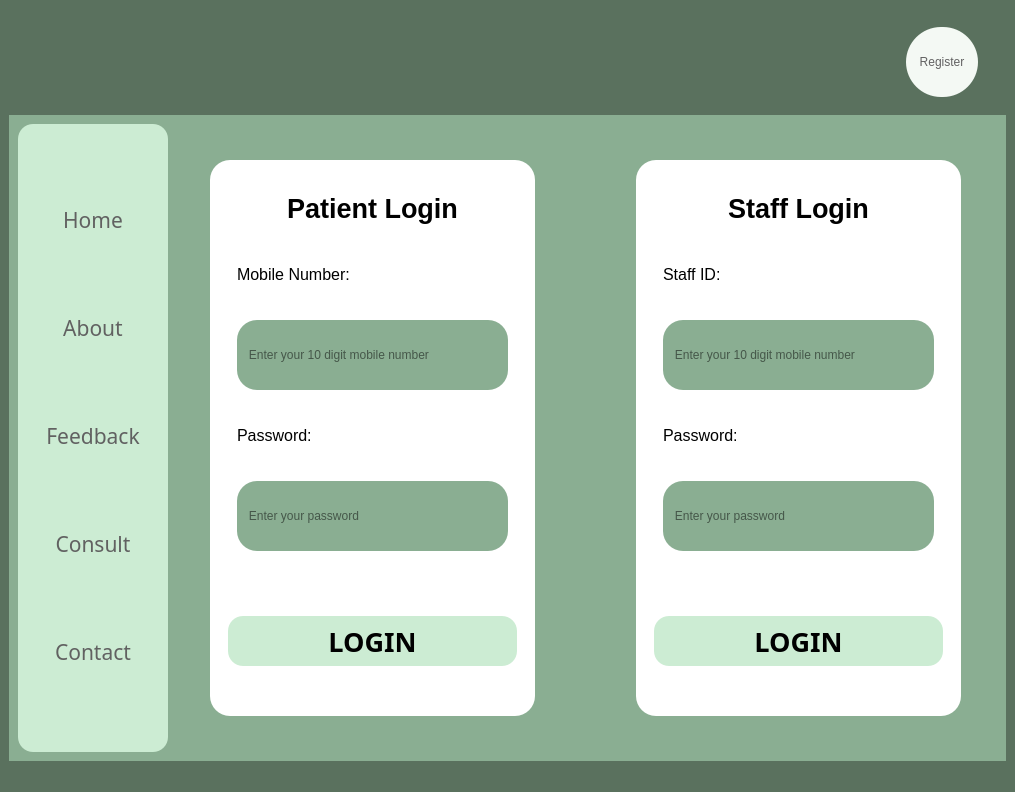
<?xml version="1.0" encoding="UTF-8"?>
<ui version="4.0">
 <class>MainWindow</class>
 <widget class="QMainWindow" name="MainWindow">
  <property name="geometry">
   <rect>
    <x>0</x>
    <y>0</y>
    <width>1015</width>
    <height>792</height>
   </rect>
  </property>
  <property name="windowTitle">
   <string>MainWindow</string>
  </property>
  <property name="styleSheet">
   <string notr="true">background-color:rgb(90, 113, 94);
border:None;</string>
  </property>
  <widget class="QWidget" name="centralwidget">
   <property name="styleSheet">
    <string notr="true">border:None;</string>
   </property>
   <layout class="QVBoxLayout" name="verticalLayout_2">
    <item>
     <widget class="QFrame" name="frame">
      <property name="minimumSize">
       <size>
        <width>0</width>
        <height>100</height>
       </size>
      </property>
      <property name="maximumSize">
       <size>
        <width>16777215</width>
        <height>100</height>
       </size>
      </property>
      <property name="styleSheet">
       <string notr="true">background:transparent;
border:None;</string>
      </property>
      <property name="frameShape">
       <enum>QFrame::StyledPanel</enum>
      </property>
      <property name="frameShadow">
       <enum>QFrame::Raised</enum>
      </property>
      <layout class="QHBoxLayout" name="horizontalLayout_2">
       <item>
        <widget class="QFrame" name="frame_5">
         <property name="frameShape">
          <enum>QFrame::StyledPanel</enum>
         </property>
         <property name="frameShadow">
          <enum>QFrame::Raised</enum>
         </property>
         <layout class="QHBoxLayout" name="horizontalLayout_3">
          <item>
           <widget class="QFrame" name="frame_7">
            <property name="frameShape">
             <enum>QFrame::StyledPanel</enum>
            </property>
            <property name="frameShadow">
             <enum>QFrame::Raised</enum>
            </property>
            <widget class="QPushButton" name="pushButton_14">
             <property name="geometry">
              <rect>
               <x>0</x>
               <y>0</y>
               <width>81</width>
               <height>61</height>
              </rect>
             </property>
             <property name="styleSheet">
              <string notr="true">image: url(:/icons/Wix Logo Maker - Google Chrome 26-08-2022 16_51_23.png);</string>
             </property>
             <property name="text">
              <string/>
             </property>
            </widget>
           </widget>
          </item>
          <item>
           <widget class="QFrame" name="frame_8">
            <property name="maximumSize">
             <size>
              <width>100</width>
              <height>16777215</height>
             </size>
            </property>
            <property name="frameShape">
             <enum>QFrame::StyledPanel</enum>
            </property>
            <property name="frameShadow">
             <enum>QFrame::Raised</enum>
            </property>
            <widget class="QPushButton" name="pushButton_2">
             <property name="geometry">
              <rect>
               <x>30</x>
               <y>10</y>
               <width>41</width>
               <height>41</height>
              </rect>
             </property>
             <property name="styleSheet">
              <string notr="true">QPushButton{
image: url(Media/notification (2).png);
}

QPushButton:hover{
	image: url(Media/notification.png);
}

QPushButton:pressed{
	image: url(Media/notification (1).png);
}</string>
             </property>
             <property name="text">
              <string/>
             </property>
            </widget>
           </widget>
          </item>
         </layout>
        </widget>
       </item>
       <item>
        <widget class="QFrame" name="frame_6">
         <property name="maximumSize">
          <size>
           <width>100</width>
           <height>16777215</height>
          </size>
         </property>
         <property name="frameShape">
          <enum>QFrame::StyledPanel</enum>
         </property>
         <property name="frameShadow">
          <enum>QFrame::Raised</enum>
         </property>
         <widget class="QPushButton" name="Register_Button">
          <property name="geometry">
           <rect>
            <x>9</x>
            <y>9</y>
            <width>72</width>
            <height>70</height>
           </rect>
          </property>
          <property name="minimumSize">
           <size>
            <width>72</width>
            <height>70</height>
           </size>
          </property>
          <property name="cursor">
           <cursorShape>PointingHandCursor</cursorShape>
          </property>
          <property name="styleSheet">
           <string notr="true">color:rgb(97, 97, 97);
background-color: rgb(244, 249, 244);
border-radius:35px;</string>
          </property>
          <property name="text">
           <string>Register</string>
          </property>
         </widget>
        </widget>
       </item>
      </layout>
     </widget>
    </item>
    <item>
     <widget class="QFrame" name="frame_2">
      <property name="styleSheet">
       <string notr="true">/*background-color: qlineargradient(spread:pad, x1:0, y1:0, x2:1, y2:0, stop:0 rgba(0, 179, 255, 255), stop:1 rgba(255, 255, 255, 255));*/

background-color: rgb(138, 174, 146);</string>
      </property>
      <property name="frameShape">
       <enum>QFrame::StyledPanel</enum>
      </property>
      <property name="frameShadow">
       <enum>QFrame::Raised</enum>
      </property>
      <layout class="QHBoxLayout" name="horizontalLayout">
       <item>
        <widget class="QFrame" name="frame_3">
         <property name="minimumSize">
          <size>
           <width>150</width>
           <height>0</height>
          </size>
         </property>
         <property name="maximumSize">
          <size>
           <width>100</width>
           <height>16777215</height>
          </size>
         </property>
         <property name="styleSheet">
          <string notr="true">background-color:rgb(204, 236, 211);
border-radius:15px;</string>
         </property>
         <property name="frameShape">
          <enum>QFrame::StyledPanel</enum>
         </property>
         <property name="frameShadow">
          <enum>QFrame::Raised</enum>
         </property>
         <layout class="QVBoxLayout" name="verticalLayout">
          <item>
           <widget class="QPushButton" name="Home_Button">
            <property name="font">
             <font>
              <family>Javanese Text</family>
              <pointsize>16</pointsize>
              <weight>50</weight>
              <bold>false</bold>
             </font>
            </property>
            <property name="cursor">
             <cursorShape>PointingHandCursor</cursorShape>
            </property>
            <property name="styleSheet">
             <string notr="true">QPushButton{
color: rgb(97, 97, 97);
border-radius:10px;
}

QPushButton:hover{
background-color: rgb(220, 255, 228);
	/*color: rgb(255, 255, 255);*/
	font: 700 16pt &quot;Constantia&quot;;
}
QPushButton:pressed{
	color: rgb(0, 0, 32);
	border-radius:10px;
	background-color: rgb(138, 174, 146);
}



</string>
            </property>
            <property name="text">
             <string>Home</string>
            </property>
           </widget>
          </item>
          <item>
           <widget class="QPushButton" name="About_Button">
            <property name="font">
             <font>
              <family>Javanese Text</family>
              <pointsize>16</pointsize>
              <weight>50</weight>
              <bold>false</bold>
             </font>
            </property>
            <property name="cursor">
             <cursorShape>PointingHandCursor</cursorShape>
            </property>
            <property name="styleSheet">
             <string notr="true">QPushButton{
color: rgb(97, 97, 97);
border-radius:10px;
}

QPushButton:hover{
background-color: rgb(220, 255, 228);
	/*color: rgb(255, 255, 255);*/
	font: 700 16pt &quot;Constantia&quot;;
}
QPushButton:pressed{
	color: rgb(0, 0, 32);
	border-radius:10px;
	background-color: rgb(138, 174, 146);
}




</string>
            </property>
            <property name="text">
             <string>About</string>
            </property>
           </widget>
          </item>
          <item>
           <widget class="QPushButton" name="Feedback_button">
            <property name="font">
             <font>
              <family>Javanese Text</family>
              <pointsize>16</pointsize>
              <weight>50</weight>
              <bold>false</bold>
             </font>
            </property>
            <property name="cursor">
             <cursorShape>PointingHandCursor</cursorShape>
            </property>
            <property name="styleSheet">
             <string notr="true">QPushButton{
color: rgb(97, 97, 97);
border-radius:10px;
}

QPushButton:hover{
background-color: rgb(220, 255, 228);
	/*color: rgb(255, 255, 255);*/
	font: 700 16pt &quot;Constantia&quot;;
}
QPushButton:pressed{
	color: rgb(0, 0, 32);
	border-radius:10px;
	background-color: rgb(138, 174, 146);
}


</string>
            </property>
            <property name="text">
             <string>Feedback</string>
            </property>
           </widget>
          </item>
          <item>
           <widget class="QPushButton" name="pushButton_7">
            <property name="font">
             <font>
              <family>Javanese Text</family>
              <pointsize>16</pointsize>
              <weight>50</weight>
              <bold>false</bold>
             </font>
            </property>
            <property name="cursor">
             <cursorShape>PointingHandCursor</cursorShape>
            </property>
            <property name="styleSheet">
             <string notr="true">QPushButton{
color: rgb(97, 97, 97);
border-radius:10px;
}

QPushButton:hover{
background-color: rgb(220, 255, 228);
	/*color: rgb(255, 255, 255);*/
	font: 700 16pt &quot;Constantia&quot;;
}
QPushButton:pressed{
	color: rgb(0, 0, 32);
	border-radius:10px;
	background-color: rgb(138, 174, 146);
}



</string>
            </property>
            <property name="text">
             <string>Consult</string>
            </property>
           </widget>
          </item>
          <item>
           <widget class="QPushButton" name="Contact_button">
            <property name="font">
             <font>
              <family>Javanese Text</family>
              <pointsize>16</pointsize>
              <weight>50</weight>
              <bold>false</bold>
             </font>
            </property>
            <property name="cursor">
             <cursorShape>PointingHandCursor</cursorShape>
            </property>
            <property name="styleSheet">
             <string notr="true">QPushButton{
color: rgb(97, 97, 97);
border-radius:10px;
}

QPushButton:hover{
background-color: rgb(220, 255, 228);
	/*color: rgb(255, 255, 255);*/
	font: 700 16pt &quot;Constantia&quot;;
}
QPushButton:pressed{
	color: rgb(0, 0, 32);
	border-radius:10px;
	background-color: rgb(138, 174, 146);
}



</string>
            </property>
            <property name="text">
             <string>Contact</string>
            </property>
           </widget>
          </item>
         </layout>
        </widget>
       </item>
       <item>
        <widget class="QFrame" name="frame_4">
         <property name="minimumSize">
          <size>
           <width>700</width>
           <height>0</height>
          </size>
         </property>
         <property name="styleSheet">
          <string notr="true">background:transparent;</string>
         </property>
         <property name="frameShape">
          <enum>QFrame::StyledPanel</enum>
         </property>
         <property name="frameShadow">
          <enum>QFrame::Raised</enum>
         </property>
         <layout class="QHBoxLayout" name="horizontalLayout_4">
          <item>
           <widget class="QFrame" name="frame_9">
            <property name="minimumSize">
             <size>
              <width>300</width>
              <height>0</height>
             </size>
            </property>
            <property name="frameShape">
             <enum>QFrame::StyledPanel</enum>
            </property>
            <property name="frameShadow">
             <enum>QFrame::Raised</enum>
            </property>
            <layout class="QVBoxLayout" name="verticalLayout_3">
             <item>
              <widget class="QFrame" name="frame_11">
               <property name="frameShape">
                <enum>QFrame::StyledPanel</enum>
               </property>
               <property name="frameShadow">
                <enum>QFrame::Raised</enum>
               </property>
               <layout class="QHBoxLayout" name="horizontalLayout_5">
                <property name="spacing">
                 <number>40</number>
                </property>
                <item>
                 <widget class="QFrame" name="frame_13">
                  <property name="maximumSize">
                   <size>
                    <width>16777215</width>
                    <height>16777215</height>
                   </size>
                  </property>
                  <property name="styleSheet">
                   <string notr="true"/>
                  </property>
                  <property name="frameShape">
                   <enum>QFrame::StyledPanel</enum>
                  </property>
                  <property name="frameShadow">
                   <enum>QFrame::Raised</enum>
                  </property>
                  <layout class="QHBoxLayout" name="horizontalLayout_9">
                   <item>
                    <widget class="QFrame" name="frame_21">
                     <property name="minimumSize">
                      <size>
                       <width>100</width>
                       <height>0</height>
                      </size>
                     </property>
                     <property name="maximumSize">
                      <size>
                       <width>500</width>
                       <height>16777215</height>
                      </size>
                     </property>
                     <property name="styleSheet">
                      <string notr="true">background-color: rgb(255, 255, 255);
border-radius:20px;</string>
                     </property>
                     <property name="frameShape">
                      <enum>QFrame::StyledPanel</enum>
                     </property>
                     <property name="frameShadow">
                      <enum>QFrame::Raised</enum>
                     </property>
                     <layout class="QVBoxLayout" name="verticalLayout_16">
                      <item>
                       <widget class="QFrame" name="frame_22">
                        <property name="minimumSize">
                         <size>
                          <width>0</width>
                          <height>400</height>
                         </size>
                        </property>
                        <property name="styleSheet">
                         <string notr="true"/>
                        </property>
                        <property name="frameShape">
                         <enum>QFrame::Box</enum>
                        </property>
                        <property name="frameShadow">
                         <enum>QFrame::Sunken</enum>
                        </property>
                        <property name="lineWidth">
                         <number>11</number>
                        </property>
                        <property name="midLineWidth">
                         <number>1</number>
                        </property>
                        <layout class="QVBoxLayout" name="verticalLayout_10">
                         <item>
                          <widget class="QLabel" name="label_2">
                           <property name="text">
                            <string>&lt;html&gt;&lt;head/&gt;&lt;body&gt;&lt;p align=&quot;center&quot;&gt;&lt;span style=&quot; font-size:20pt; font-weight:700;&quot;&gt;Patient Login&lt;/span&gt;&lt;/p&gt;&lt;/body&gt;&lt;/html&gt;</string>
                           </property>
                          </widget>
                         </item>
                         <item>
                          <widget class="QFrame" name="frame_23">
                           <property name="minimumSize">
                            <size>
                             <width>0</width>
                             <height>50</height>
                            </size>
                           </property>
                           <property name="styleSheet">
                            <string notr="true">border:None;</string>
                           </property>
                           <property name="frameShape">
                            <enum>QFrame::StyledPanel</enum>
                           </property>
                           <property name="frameShadow">
                            <enum>QFrame::Raised</enum>
                           </property>
                           <layout class="QVBoxLayout" name="verticalLayout_12">
                            <item>
                             <widget class="QLabel" name="label">
                              <property name="text">
                               <string>&lt;html&gt;&lt;head/&gt;&lt;body&gt;&lt;p&gt;&lt;span style=&quot; font-size:12pt;&quot;&gt;Mobile Number:&lt;/span&gt;&lt;/p&gt;&lt;/body&gt;&lt;/html&gt;</string>
                              </property>
                             </widget>
                            </item>
                           </layout>
                          </widget>
                         </item>
                         <item>
                          <widget class="QFrame" name="frame_24">
                           <property name="maximumSize">
                            <size>
                             <width>16777215</width>
                             <height>100</height>
                            </size>
                           </property>
                           <property name="styleSheet">
                            <string notr="true">border:None;</string>
                           </property>
                           <property name="frameShape">
                            <enum>QFrame::StyledPanel</enum>
                           </property>
                           <property name="frameShadow">
                            <enum>QFrame::Raised</enum>
                           </property>
                           <layout class="QVBoxLayout" name="verticalLayout_13">
                            <item alignment="Qt::AlignTop">
                             <widget class="QLineEdit" name="mobile_entry_1">
                              <property name="minimumSize">
                               <size>
                                <width>0</width>
                                <height>70</height>
                               </size>
                              </property>
                              <property name="maximumSize">
                               <size>
                                <width>16777215</width>
                                <height>40</height>
                               </size>
                              </property>
                              <property name="styleSheet">
                               <string notr="true">QLineEdit{
background-color: rgb(138, 174, 146);
	color: rgb(0, 0, 0);
}

QLineEdit:focus{
	background-color:rgb(204, 236, 211);
	border: 2px solid black;
	color: rgb(0, 0, 0);
}</string>
                              </property>
                              <property name="cursorPosition">
                               <number>0</number>
                              </property>
                              <property name="placeholderText">
                               <string>   Enter your 10 digit mobile number</string>
                              </property>
                             </widget>
                            </item>
                           </layout>
                          </widget>
                         </item>
                         <item>
                          <widget class="QFrame" name="frame_25">
                           <property name="minimumSize">
                            <size>
                             <width>0</width>
                             <height>0</height>
                            </size>
                           </property>
                           <property name="maximumSize">
                            <size>
                             <width>16777215</width>
                             <height>16777215</height>
                            </size>
                           </property>
                           <property name="styleSheet">
                            <string notr="true">border:None;</string>
                           </property>
                           <property name="frameShape">
                            <enum>QFrame::StyledPanel</enum>
                           </property>
                           <property name="frameShadow">
                            <enum>QFrame::Raised</enum>
                           </property>
                           <layout class="QVBoxLayout" name="verticalLayout_8">
                            <item>
                             <widget class="QLabel" name="label_3">
                              <property name="text">
                               <string>&lt;html&gt;&lt;head/&gt;&lt;body&gt;&lt;p&gt;&lt;span style=&quot; font-size:12pt;&quot;&gt;Password:&lt;/span&gt;&lt;/p&gt;&lt;/body&gt;&lt;/html&gt;</string>
                              </property>
                             </widget>
                            </item>
                           </layout>
                          </widget>
                         </item>
                         <item>
                          <widget class="QFrame" name="frame_26">
                           <property name="maximumSize">
                            <size>
                             <width>16777215</width>
                             <height>100</height>
                            </size>
                           </property>
                           <property name="styleSheet">
                            <string notr="true">border:None;</string>
                           </property>
                           <property name="frameShape">
                            <enum>QFrame::StyledPanel</enum>
                           </property>
                           <property name="frameShadow">
                            <enum>QFrame::Raised</enum>
                           </property>
                           <layout class="QVBoxLayout" name="verticalLayout_14">
                            <item alignment="Qt::AlignTop">
                             <widget class="QLineEdit" name="password_entry_1">
                              <property name="minimumSize">
                               <size>
                                <width>0</width>
                                <height>70</height>
                               </size>
                              </property>
                              <property name="maximumSize">
                               <size>
                                <width>16777215</width>
                                <height>40</height>
                               </size>
                              </property>
                              <property name="styleSheet">
                               <string notr="true">QLineEdit{
background-color: rgb(138, 174, 146);
color:rgb(0, 0, 0);
}

QLineEdit:focus{
	background-color:rgb(204, 236, 211);
	border: 2px solid black;
	color: rgb(0, 0, 0);
}</string>
                              </property>
                              <property name="echoMode">
                               <enum>QLineEdit::Password</enum>
                              </property>
                              <property name="placeholderText">
                               <string>   Enter your password</string>
                              </property>
                             </widget>
                            </item>
                           </layout>
                          </widget>
                         </item>
                        </layout>
                       </widget>
                      </item>
                      <item>
                       <widget class="QFrame" name="frame_27">
                        <property name="minimumSize">
                         <size>
                          <width>0</width>
                          <height>100</height>
                         </size>
                        </property>
                        <property name="styleSheet">
                         <string notr="true"/>
                        </property>
                        <property name="frameShape">
                         <enum>QFrame::StyledPanel</enum>
                        </property>
                        <property name="frameShadow">
                         <enum>QFrame::Raised</enum>
                        </property>
                        <layout class="QVBoxLayout" name="verticalLayout_15">
                         <item>
                          <widget class="QPushButton" name="Login_submit_button_1">
                           <property name="minimumSize">
                            <size>
                             <width>0</width>
                             <height>50</height>
                            </size>
                           </property>
                           <property name="font">
                            <font>
                             <family>Bahnschrift Condensed</family>
                             <pointsize>20</pointsize>
                             <weight>75</weight>
                             <bold>true</bold>
                            </font>
                           </property>
                           <property name="cursor">
                            <cursorShape>PointingHandCursor</cursorShape>
                           </property>
                           <property name="styleSheet">
                            <string notr="true">QPushButton{
background-color: rgb(204, 236, 211);
border-radius:15px;
}

QPushButton:hover {
background-color: rgb(138, 174, 146);
color: rgb(255, 255, 255);
}

QPushButton:pressed{
background-color: rgb(255, 255, 255);
color: rgb(97, 97, 97);
}</string>
                           </property>
                           <property name="text">
                            <string>LOGIN</string>
                           </property>
                          </widget>
                         </item>
                        </layout>
                       </widget>
                      </item>
                     </layout>
                    </widget>
                   </item>
                  </layout>
                 </widget>
                </item>
                <item>
                 <widget class="Line" name="line">
                  <property name="font">
                   <font>
                    <weight>75</weight>
                    <bold>true</bold>
                   </font>
                  </property>
                  <property name="orientation">
                   <enum>Qt::Vertical</enum>
                  </property>
                 </widget>
                </item>
                <item>
                 <widget class="QFrame" name="frame_12">
                  <property name="maximumSize">
                   <size>
                    <width>16777215</width>
                    <height>16777215</height>
                   </size>
                  </property>
                  <property name="styleSheet">
                   <string notr="true"/>
                  </property>
                  <property name="frameShape">
                   <enum>QFrame::StyledPanel</enum>
                  </property>
                  <property name="frameShadow">
                   <enum>QFrame::Raised</enum>
                  </property>
                  <layout class="QHBoxLayout" name="horizontalLayout_6">
                   <item>
                    <widget class="QFrame" name="frame_28">
                     <property name="minimumSize">
                      <size>
                       <width>100</width>
                       <height>0</height>
                      </size>
                     </property>
                     <property name="maximumSize">
                      <size>
                       <width>500</width>
                       <height>16777215</height>
                      </size>
                     </property>
                     <property name="styleSheet">
                      <string notr="true">background-color: rgb(255, 255, 255);
border-radius:20px;</string>
                     </property>
                     <property name="frameShape">
                      <enum>QFrame::StyledPanel</enum>
                     </property>
                     <property name="frameShadow">
                      <enum>QFrame::Raised</enum>
                     </property>
                     <layout class="QVBoxLayout" name="verticalLayout_17">
                      <item>
                       <widget class="QFrame" name="frame_29">
                        <property name="minimumSize">
                         <size>
                          <width>0</width>
                          <height>400</height>
                         </size>
                        </property>
                        <property name="styleSheet">
                         <string notr="true"/>
                        </property>
                        <property name="frameShape">
                         <enum>QFrame::Box</enum>
                        </property>
                        <property name="frameShadow">
                         <enum>QFrame::Sunken</enum>
                        </property>
                        <property name="lineWidth">
                         <number>11</number>
                        </property>
                        <property name="midLineWidth">
                         <number>1</number>
                        </property>
                        <layout class="QVBoxLayout" name="verticalLayout_11">
                         <item>
                          <widget class="QLabel" name="label_4">
                           <property name="text">
                            <string>&lt;html&gt;&lt;head/&gt;&lt;body&gt;&lt;p align=&quot;center&quot;&gt;&lt;span style=&quot; font-size:20pt; font-weight:700;&quot;&gt;Staff Login&lt;/span&gt;&lt;/p&gt;&lt;/body&gt;&lt;/html&gt;</string>
                           </property>
                          </widget>
                         </item>
                         <item>
                          <widget class="QFrame" name="frame_30">
                           <property name="minimumSize">
                            <size>
                             <width>0</width>
                             <height>50</height>
                            </size>
                           </property>
                           <property name="styleSheet">
                            <string notr="true">border:None;</string>
                           </property>
                           <property name="frameShape">
                            <enum>QFrame::StyledPanel</enum>
                           </property>
                           <property name="frameShadow">
                            <enum>QFrame::Raised</enum>
                           </property>
                           <layout class="QVBoxLayout" name="verticalLayout_18">
                            <item>
                             <widget class="QLabel" name="label_5">
                              <property name="text">
                               <string>&lt;html&gt;&lt;head/&gt;&lt;body&gt;&lt;p&gt;&lt;span style=&quot; font-size:12pt;&quot;&gt;Staff ID:&lt;/span&gt;&lt;/p&gt;&lt;/body&gt;&lt;/html&gt;</string>
                              </property>
                             </widget>
                            </item>
                           </layout>
                          </widget>
                         </item>
                         <item>
                          <widget class="QFrame" name="frame_31">
                           <property name="maximumSize">
                            <size>
                             <width>16777215</width>
                             <height>100</height>
                            </size>
                           </property>
                           <property name="styleSheet">
                            <string notr="true">border:None;</string>
                           </property>
                           <property name="frameShape">
                            <enum>QFrame::StyledPanel</enum>
                           </property>
                           <property name="frameShadow">
                            <enum>QFrame::Raised</enum>
                           </property>
                           <layout class="QVBoxLayout" name="verticalLayout_19">
                            <item alignment="Qt::AlignTop">
                             <widget class="QLineEdit" name="staff_id_entry">
                              <property name="minimumSize">
                               <size>
                                <width>0</width>
                                <height>70</height>
                               </size>
                              </property>
                              <property name="maximumSize">
                               <size>
                                <width>16777215</width>
                                <height>40</height>
                               </size>
                              </property>
                              <property name="styleSheet">
                               <string notr="true">QLineEdit{
background-color: rgb(138, 174, 146);
	color: rgb(0, 0, 0);
}

QLineEdit:focus{
	background-color:rgb(204, 236, 211);
	border: 2px solid black;
	color: rgb(0, 0, 0);
}</string>
                              </property>
                              <property name="cursorPosition">
                               <number>0</number>
                              </property>
                              <property name="placeholderText">
                               <string>   Enter your 10 digit mobile number</string>
                              </property>
                             </widget>
                            </item>
                           </layout>
                          </widget>
                         </item>
                         <item>
                          <widget class="QFrame" name="frame_32">
                           <property name="minimumSize">
                            <size>
                             <width>0</width>
                             <height>0</height>
                            </size>
                           </property>
                           <property name="maximumSize">
                            <size>
                             <width>16777215</width>
                             <height>16777215</height>
                            </size>
                           </property>
                           <property name="styleSheet">
                            <string notr="true">border:None;</string>
                           </property>
                           <property name="frameShape">
                            <enum>QFrame::StyledPanel</enum>
                           </property>
                           <property name="frameShadow">
                            <enum>QFrame::Raised</enum>
                           </property>
                           <layout class="QVBoxLayout" name="verticalLayout_9">
                            <item>
                             <widget class="QLabel" name="label_6">
                              <property name="text">
                               <string>&lt;html&gt;&lt;head/&gt;&lt;body&gt;&lt;p&gt;&lt;span style=&quot; font-size:12pt;&quot;&gt;Password:&lt;/span&gt;&lt;/p&gt;&lt;/body&gt;&lt;/html&gt;</string>
                              </property>
                             </widget>
                            </item>
                           </layout>
                          </widget>
                         </item>
                         <item>
                          <widget class="QFrame" name="frame_33">
                           <property name="maximumSize">
                            <size>
                             <width>16777215</width>
                             <height>100</height>
                            </size>
                           </property>
                           <property name="styleSheet">
                            <string notr="true">border:None;</string>
                           </property>
                           <property name="frameShape">
                            <enum>QFrame::StyledPanel</enum>
                           </property>
                           <property name="frameShadow">
                            <enum>QFrame::Raised</enum>
                           </property>
                           <layout class="QVBoxLayout" name="verticalLayout_20">
                            <item alignment="Qt::AlignTop">
                             <widget class="QLineEdit" name="password_entry_2">
                              <property name="minimumSize">
                               <size>
                                <width>0</width>
                                <height>70</height>
                               </size>
                              </property>
                              <property name="maximumSize">
                               <size>
                                <width>16777215</width>
                                <height>40</height>
                               </size>
                              </property>
                              <property name="styleSheet">
                               <string notr="true">QLineEdit{
background-color: rgb(138, 174, 146);
color:rgb(0, 0, 0);
}

QLineEdit:focus{
	background-color:rgb(204, 236, 211);
	border: 2px solid black;
	color: rgb(0, 0, 0);
}</string>
                              </property>
                              <property name="echoMode">
                               <enum>QLineEdit::Password</enum>
                              </property>
                              <property name="placeholderText">
                               <string>   Enter your password</string>
                              </property>
                             </widget>
                            </item>
                           </layout>
                          </widget>
                         </item>
                        </layout>
                       </widget>
                      </item>
                      <item>
                       <widget class="QFrame" name="frame_34">
                        <property name="minimumSize">
                         <size>
                          <width>0</width>
                          <height>100</height>
                         </size>
                        </property>
                        <property name="styleSheet">
                         <string notr="true"/>
                        </property>
                        <property name="frameShape">
                         <enum>QFrame::StyledPanel</enum>
                        </property>
                        <property name="frameShadow">
                         <enum>QFrame::Raised</enum>
                        </property>
                        <layout class="QVBoxLayout" name="verticalLayout_21">
                         <item>
                          <widget class="QPushButton" name="Login_submit_button_2">
                           <property name="minimumSize">
                            <size>
                             <width>0</width>
                             <height>50</height>
                            </size>
                           </property>
                           <property name="font">
                            <font>
                             <family>Bahnschrift Condensed</family>
                             <pointsize>20</pointsize>
                             <weight>75</weight>
                             <bold>true</bold>
                            </font>
                           </property>
                           <property name="cursor">
                            <cursorShape>PointingHandCursor</cursorShape>
                           </property>
                           <property name="styleSheet">
                            <string notr="true">QPushButton{
background-color: rgb(204, 236, 211);
border-radius:15px;
}

QPushButton:hover {
background-color: rgb(138, 174, 146);
color: rgb(255, 255, 255);
}

QPushButton:pressed{
background-color: rgb(255, 255, 255);
color: rgb(97, 97, 97);
}</string>
                           </property>
                           <property name="text">
                            <string>LOGIN</string>
                           </property>
                          </widget>
                         </item>
                        </layout>
                       </widget>
                      </item>
                     </layout>
                    </widget>
                   </item>
                  </layout>
                 </widget>
                </item>
               </layout>
              </widget>
             </item>
            </layout>
           </widget>
          </item>
         </layout>
        </widget>
       </item>
      </layout>
     </widget>
    </item>
   </layout>
  </widget>
  <widget class="QStatusBar" name="statusbar"/>
 </widget>
 <resources>
  <include location="Media/home_page.qrc"/>
 </resources>
 <connections/>
</ui>
